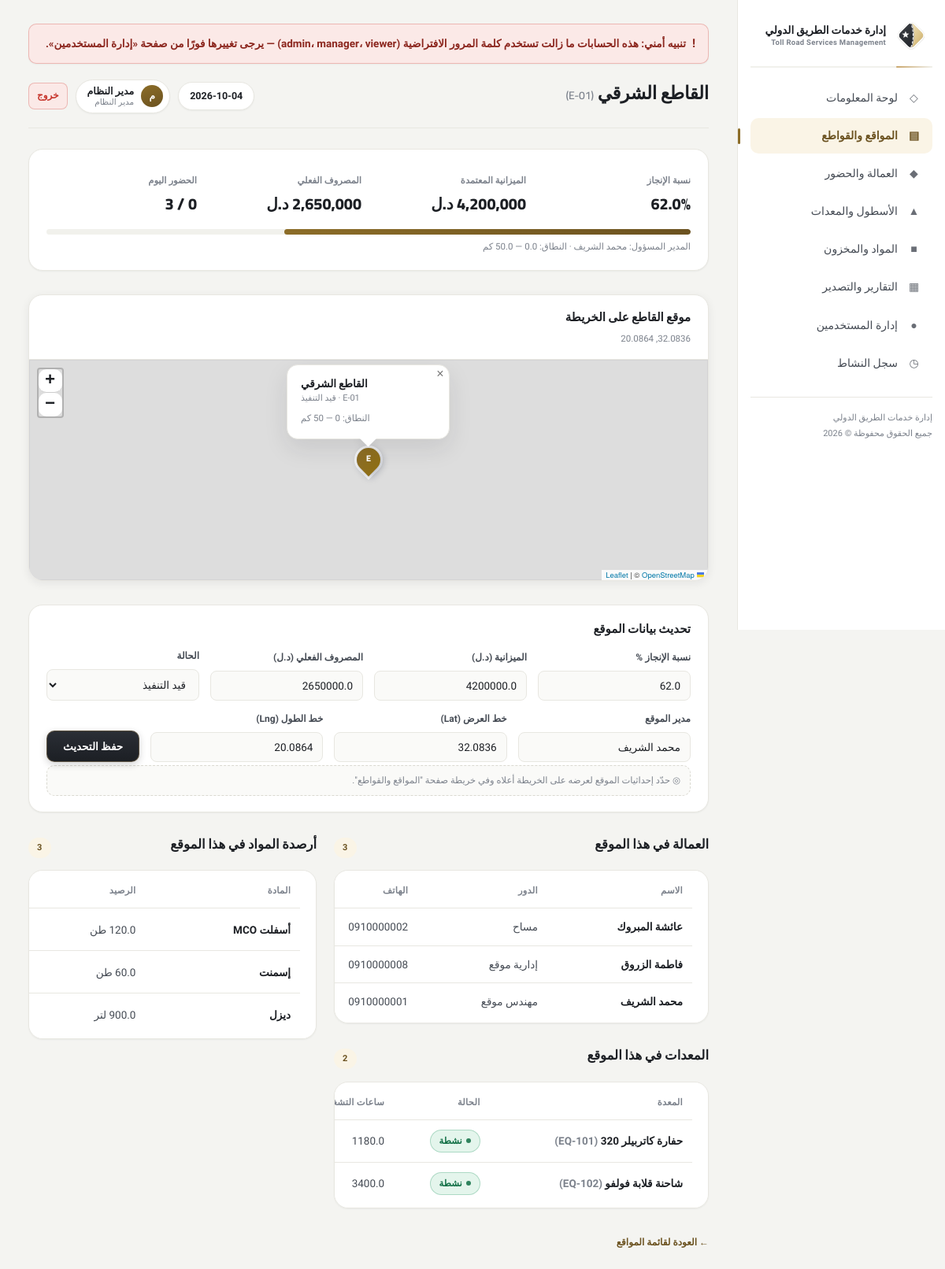
Screenshot of /sites/1 (signed in) with the database file from the repository.
### tables this page shows
CREATE TABLE sites (
    id              INTEGER PRIMARY KEY AUTOINCREMENT,
    name            TEXT NOT NULL,
    code            TEXT NOT NULL UNIQUE,
    km_from         REAL,
    km_to           REAL,
    progress_pct    REAL DEFAULT 0,      -- نسبة الإنجاز الفعلي
    budget          REAL DEFAULT 0,      -- الميزانية المعتمدة
    spent           REAL DEFAULT 0,      -- المصروف الفعلي
    manager_name    TEXT,                -- مدير الموقع المسؤول
    latitude        REAL,                -- إحداثيات الموقع (لخريطة الموقع)
    longitude       REAL,
    status          TEXT NOT NULL DEFAULT 'قيد التنفيذ',  -- قيد التنفيذ | متوقف | مكتمل
    created_at      TEXT DEFAULT (datetime('now'))
);

CREATE TABLE workers (
    id          INTEGER PRIMARY KEY AUTOINCREMENT,
    name        TEXT NOT NULL,
    role        TEXT,
    phone       TEXT,
    national_id TEXT,
    daily_wage  REAL DEFAULT 0,
    site_id     INTEGER,
    active      INTEGER DEFAULT 1,
    FOREIGN KEY (site_id) REFERENCES sites(id)
);

CREATE TABLE equipment (
    id                      INTEGER PRIMARY KEY AUTOINCREMENT,
    name                    TEXT NOT NULL,
    type                    TEXT,
    code                    TEXT NOT NULL UNIQUE,
    status                  TEXT NOT NULL DEFAULT 'نشطة',
    site_id                 INTEGER,
    operating_hours         REAL DEFAULT 0,
    last_maintenance_date   TEXT,
    maintenance_interval    REAL DEFAULT 250,
    hours_at_last_maint     REAL DEFAULT 0,
    fuel_cost_per_liter     REAL DEFAULT 0,
    FOREIGN KEY (site_id) REFERENCES sites(id)
);

CREATE TABLE material_stock (
    id              INTEGER PRIMARY KEY AUTOINCREMENT,
    material_id     INTEGER NOT NULL,
    site_id         INTEGER NOT NULL,
    quantity        REAL DEFAULT 0,
    UNIQUE(material_id, site_id),
    FOREIGN KEY (material_id) REFERENCES materials(id),
    FOREIGN KEY (site_id) REFERENCES sites(id)
);

CREATE TABLE materials (
    id              INTEGER PRIMARY KEY AUTOINCREMENT,
    name            TEXT NOT NULL,
    unit            TEXT NOT NULL,
    min_threshold   REAL DEFAULT 0,
    cost_per_unit   REAL DEFAULT 0
);

### app.py (the view)
@app.route("/sites/<int:site_id>")
@login_required
def site_detail(site_id):
    db = get_db()
    site = db.execute("SELECT * FROM sites WHERE id=?", (site_id,)).fetchone()
    if not site:
        db.close()
        abort(404)
    workers = db.execute(
        "SELECT * FROM workers WHERE site_id=? AND active=1 ORDER BY name", (site_id,)
    ).fetchall()
    equipment = db.execute(
        """SELECT e.*, (e.operating_hours - e.hours_at_last_maint) as hours_since_maint
           FROM equipment e WHERE site_id=? ORDER BY name""",
        (site_id,),
    ).fetchall()
    stock = db.execute(
        """SELECT ms.*, m.name as material_name, m.unit, m.min_threshold
           FROM material_stock ms JOIN materials m ON m.id = ms.material_id
           WHERE ms.site_id=? ORDER BY m.name""",
        (site_id,),
    ).fetchall()
    today = date.today().isoformat()
    present_today = db.execute(
        "SELECT COUNT(*) c FROM attendance WHERE site_id=? AND date=? AND status='حاضر'",
        (site_id, today),
    ).fetchone()["c"]
    db.close()
    return render_template(
        "site_detail.html", site=site, workers=workers, equipment=equipment,
        stock=stock, present_today=present_today, today=today,
    )

### app.py (called while the page is built, shortened)
def ensure_db():
    ok = False
    if os.path.exists(DB_PATH) and os.path.getsize(DB_PATH) > 0:
        try:
            db = get_db()
            ok = db.execute(
                "SELECT 1 FROM sqlite_master WHERE type='table' AND name='users'"
            ).fetchone() is not None
            db.close()
        except Exception:
            ok = False
    if not ok:
        init_db(seed=True)

def _check_default_passwords():
    global _default_pw_checked
    if _default_pw_checked:
        return

def _client_ip():
    if BEHIND_PROXY:
        fwd = request.headers.get("X-Forwarded-For", "")
        if fwd:
            return fwd.split(",")[0].strip()
    return request.remote_addr or "unknown"

def csrf_token():
    token = session.get("csrf_token")
    if not token:
        token = secrets.token_urlsafe(32)
        session["csrf_token"] = token
    return token

def _verify_csrf():
    if request.method != "POST":
        return None

@app.before_request
def _before():
    ensure_db()
    _check_default_passwords()
    if session.get("user_id") and not session.permanent:
        session.permanent = True
    denied = _verify_csrf()
    if denied is not None:
        return denied

def login_required(view):
    @wraps(view)
    def wrapped(*args, **kwargs):
        if not session.get("user_id"):
            flash("يجب تسجيل الدخول أولاً", "error")
            return redirect(url_for("login", next=request.path))
        return view(*args, **kwargs)
    return wrapped

@app.context_processor
def inject_user():
    return {
        "current_user": {
            "id": session.get("user_id"),
            "username": session.get("username"),
            "full_name": session.get("full_name"),
            "role": session.get("role"),
            "role_label": ROLE_LABELS.get(session.get("role"), ""),
        },
        "current_user_id": session.get("user_id"),
        "can_edit": session.get("role") in ("admin", "manager"),
        "is_admin": session.get("role") == "admin",
        "csrf_token": csrf_token,
        "app_name": APP_NAME_AR,
        "app_name_en": APP_NAME_EN,
        "show_demo_accounts": (
            SHOW_DEMO_ACCOUNTS if _DEMO_FLAG_SET else bool(DEFAULT_PASSWORD_USERS)
        ),
        "default_password_users": DEFAULT_PASSWORD_USERS,
    }

### database.py (called while the page is built)
def get_db():
    conn = sqlite3.connect(DB_PATH, timeout=10)
    conn.row_factory = sqlite3.Row
    conn.execute("PRAGMA foreign_keys = ON")
    conn.execute("PRAGMA busy_timeout = 5000")
    return conn

### templates/site_detail.html (shortened to what this page needs)
{% extends "base.html" %}
{% block page_title %}{{ site.name }} <span class="muted" style="font-size:14px; font-weight:600;">({{ site.code }})</span>{% endblock %}
{% block head %}
<link rel="stylesheet" href="{{ url_for('static', filename='vendor/leaflet.min.css') }}">
{% endblock %}
{% block content %}
<div class="card section">
    <div class="kpi-row">
        <div class="kpi">
            <div class="kpi-label">نسبة الإنجاز</div>
            <div class="kpi-value">{{ site.progress_pct }}%</div>
        </div>
        <div class="kpi">
            <div class="kpi-label">الميزانية المعتمدة</div>
            <div class="kpi-value">{{ "{:,.0f}".format(site.budget) }} د.ل</div>
        </div>
        <div class="kpi">
            <div class="kpi-label">المصروف الفعلي</div>
            <div class="kpi-value">{{ "{:,.0f}".format(site.spent) }} د.ل</div>
        </div>
        <div class="kpi">
            <div class="kpi-label">الحضور اليوم</div>
            <div class="kpi-value">{{ present_today }} / {{ workers|length }}</div>
        </div>
    </div>
    <div class="progress-bar {{ 'danger' if site.spent > site.budget }}" style="margin-top:16px;">
        <span style="width: {{ [ (site.spent / site.budget * 100) if site.budget else 0, 100]|min }}%;"></span>
    </div>
    <div class="muted" style="font-size:11.5px; margin-top:6px;">
        المدير المسؤول: {{ site.manager_name or '— غير محدد —' }} ·
        النطاق: {{ site.km_from if site.km_from is not none else '—' }} — {{ site.km_to if site.km_to is not none else '—' }} كم
    </div>
</div>
<div class="section map-card">
    <div class="map-card-head">
        <div>
            <h2>موقع القاطع على الخريطة</h2>
            <div class="muted" style="font-size:11.5px; margin-top:3px;">
                {% if site.latitude is not none and site.longitude is not none %}
                    {{ "%.4f"|format(site.latitude) }}, {{ "%.4f"|format(site.longitude) }}
                {% else %}
                    لم يتم تحديد الإحداثيات بعد
                {% endif %}
            </div>
        </div>
    </div>
    <div class="map-frame map-frame-sm" id="siteDetailMap">
    </div>
</div>
{% if can_edit %}
<div class="card section">
    <h2 class="card-title">تحديث بيانات الموقع</h2>
    <form method="post" action="{{ url_for('update_site', site_id=site.id) }}" class="form-inline">
        <div class="field"><label>نسبة الإنجاز %</label><input name="progress_pct" type="number" step="1" min="0" max="100" value="{{ site.progress_pct }}"></div>
        <div class="field"><label>الميزانية (د.ل)</label><input name="budget" type="number" step="1000" value="{{ site.budget }}"></div>
        <div class="field"><label>المصروف الفعلي (د.ل)</label><input name="spent" type="number" step="1000" value="{{ site.spent }}"></div>
        <div class="field">
            <label>الحالة</label>
            <select name="status">
                <option value="قيد التنفيذ" {{ 'selected' if site.status=='قيد التنفيذ' }}>قيد التنفيذ</option>
            </select>
        </div>
        <div class="field"><label>مدير الموقع</label><input name="manager_name" value="{{ site.manager_name or '' }}"></div>
        <div class="field"><label>خط العرض (Lat)</label><input name="latitude" type="number" step="0.0001" value="{{ site.latitude if site.latitude is not none else '' }}" placeholder="مثال: 32.0836"></div>
        <div class="field"><label>خط الطول (Lng)</label><input name="longitude" type="number" step="0.0001" value="{{ site.longitude if site.longitude is not none else '' }}" placeholder="مثال: 20.0864"></div>
        <button class="btn" type="submit">حفظ التحديث</button>
    </form>
    <div class="geo-hint">◎ حدّد إحداثيات الموقع لعرضه على الخريطة أعلاه وفي خريطة صفحة "المواقع والقواطع".</div>
</div>
{% endif %}
<div class="two-col">
    <div>
        <div class="section">
            <div class="section-head"><h2>العمالة في هذا الموقع</h2><span class="count-pill">{{ workers|length }}</span></div>
            <div class="table-wrap"><div class="card-pad">
            {% if workers %}
            <table>
                <thead><tr><th>الاسم</th><th>الدور</th><th>الهاتف</th></tr></thead>
                <tbody>
                {% for w in workers %}
                    <tr><td data-label="الاسم">{{ w.name }}</td><td data-label="الدور">{{ w.role or '—' }}</td><td data-label="الهاتف">{{ w.phone or '—' }}</td></tr>
                {% endfor %}
                </tbody>
            </table>
            {% else %}<div class="empty">لا يوجد عمال في هذا الموقع.</div>{% endif %}
            </div></div>
        </div>
        <div class="section">
            <div class="section-head"><h2>المعدات في هذا الموقع</h2><span class="count-pill">{{ equipment|length }}</span></div>
            <div class="table-wrap"><div class="card-pad">
            {% if equipment %}
            <table>
                <thead><tr><th>المعدة</th><th>الحالة</th><th>ساعات التشغيل</th></tr></thead>
                <tbody>
                {% for e in equipment %}
                    <tr>
                        <td data-label="المعدة">{{ e.name }} <span class="muted">({{ e.code }})</span></td>
                        <td data-label="الحالة">
                            {% if e.status == 'نشطة' %}<span class="badge badge-green">نشطة</span>
                            {% elif e.status == 'تحت الصيانة' %}<span class="badge badge-amber">تحت الصيانة</span>
                            {% else %}<span class="badge badge-red">متوقفة</span>{% endif %}
                        </td>
                        <td data-label="ساعات التشغيل">{{ e.operating_hours|round(1) }}</td>
                    </tr>
                {% endfor %}
                </tbody>
            </table>
            {% else %}<div class="empty">لا توجد معدات في هذا الموقع.</div>{% endif %}
            </div></div>
        </div>
    </div>
    <div>
        <div class="section">
            <div class="section-head"><h2>أرصدة المواد في هذا الموقع</h2><span class="count-pill">{{ stock|length }}</span></div>
            <div class="table-wrap"><div class="card-pad">
            {% if stock %}
            <table>
                <thead><tr><th>المادة</th><th>الرصيد</th><th>الحالة</th></tr></thead>
                <tbody>
                {% for s in stock %}
                    <tr>
                        <td data-label="المادة">{{ s.material_name }}</td>
                        <td data-label="الرصيد">{{ s.quantity }} {{ s.unit }}</td>
                    </tr>
                {% endfor %}
                </tbody>
            </table>
            {% else %}<div class="empty">لا توجد أرصدة مسجّلة لهذا الموقع.</div>{% endif %}
            </div></div>
        </div>
    </div>
</div>
<a class="link-btn" href="{{ url_for('sites') }}">← العودة لقائمة المواقع</a>
{% endblock %}

### rows the page displays
sites: name "القاطع الشرقي", code "E-01", progress_pct "62.0", budget "4,200,000", spent "2,650,000", manager_name "محمد الشريف", latitude "32.0836", longitude "20.0864", budget "4200000.0", spent "2650000.0"
workers: name "عائشة المبروك", role "مساح", phone "0910000002"
workers: name "فاطمة الزروق", role "إدارية موقع", phone "0910000008"
workers: name "محمد الشريف", role "مهندس موقع", phone "0910000001"
equipment: code "EQ-101", status "نشطة", operating_hours "1180.0"
equipment: name "شاحنة قلابة فولفو", code "EQ-102", status "نشطة", operating_hours "3400.0"
material_stock: material_name "أسفلت MCO", unit "طن"
material_stock: material_name "إسمنت", quantity "60.0", unit "طن"
material_stock: material_name "ديزل", unit "لتر"

### other values shown
{{ default_password_users|join('، ') }} "admin، manager، viewer"
{{ current_user.full_name[0] if current_user.full_name else '؟' }} "م"
{{ current_user.full_name }} "مدير النظام"
{{ current_user.role_label }} "مدير النظام"
{{ workers|length }} "3"
{{ equipment|length }} "2"
{{ stock|length }} "3"
